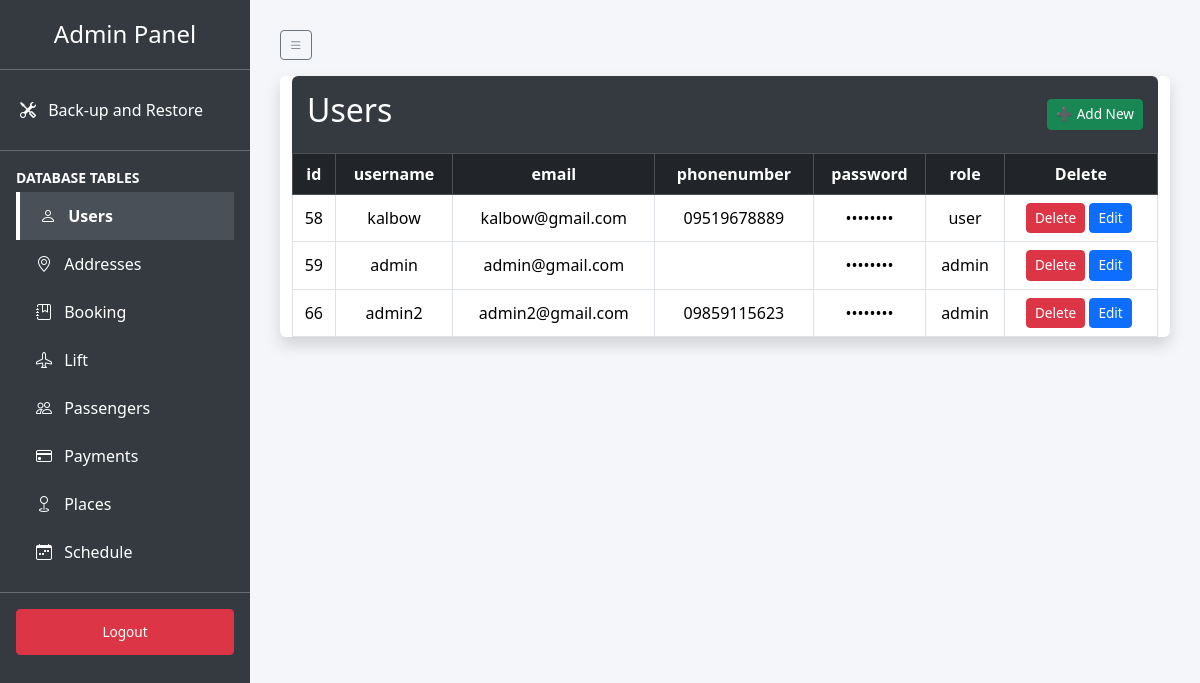
The app's page /admin_dashboard.php (signed in), older data.
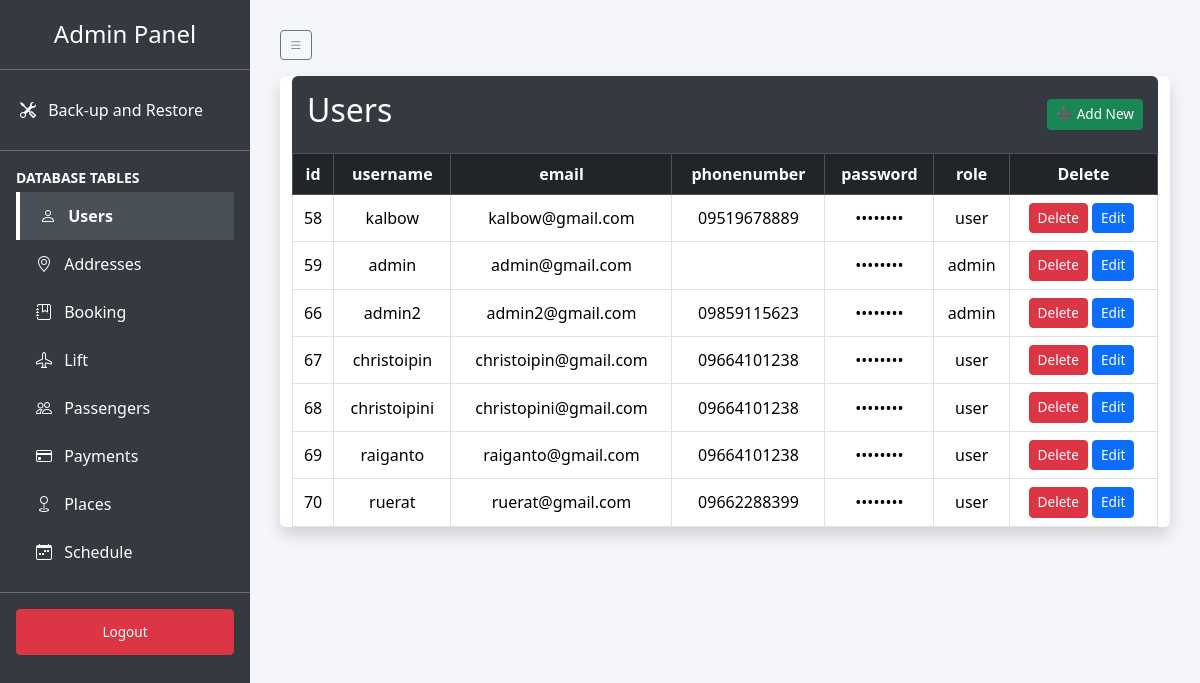
The same page, newer data.
### tables this page shows
CREATE TABLE `users` (
  `id` int(11) NOT NULL AUTO_INCREMENT,
  `username` varchar(50) NOT NULL,
  `email` varchar(50) NOT NULL,
  `phonenumber` varchar(11) NOT NULL,
  `password` varchar(255) NOT NULL,
  `role` varchar(20) NOT NULL DEFAULT 'user',
  PRIMARY KEY (`id`),
  UNIQUE KEY `username` (`username`,`email`)
);

### admin_dashboard.php (the view, shortened to what this page needs)
<?php
require_once("config.php");
$tables = ['users', 'addresses', 'booking', 'lift', 'passengers', 'payments', 'places', 'schedule'];
$selected_table = isset($_GET['table']) ? $_GET['table'] : $tables[0];
?>
<!DOCTYPE html>
<html lang="en">
<head>
    <link href="https://cdn.jsdelivr.net/npm/bootstrap@5.3.3/dist/css/bootstrap.min.css" rel="stylesheet">
	<link href="https://cdn.jsdelivr.net/npm/bootstrap-icons@1.10.5/font/bootstrap-icons.css" rel="stylesheet">
</head>
<body>
<div class="sidebar">
    <h4>Admin Panel</h4>
    <hr class="text-white">
	<a href="#" class="sidebar-link" data-bs-toggle="modal" data-bs-target="#maintenanceModal">
		<i class="bi bi-tools me-2"></i>
		<span>Back-up and Restore</span>
	</a>
    <hr class="text-white my-3">
    <div class="px-3">
        <p class="text-white fw-bold small mb-1">DATABASE TABLES</p>
        <?php
        $icons = [
            'users' => 'bi-person',
            'addresses' => 'bi-geo-alt',
            'booking' => 'bi-journal-bookmark',
            'lift' => 'bi-airplane',
            'passengers' => 'bi-people',
            'payments' => 'bi-credit-card',
            'places' => 'bi-geo',
            'schedule' => 'bi-calendar-week'
        ];
        ?>
        <?php foreach ($tables as $table): ?>
            <a href="?table=<?php echo urlencode($table); ?>" class="sidebar-link <?php echo $selected_table === $table ? 'active' : ''; ?>">
                <i class="bi <?php echo $icons[$table]; ?> me-2"></i>
                <span><?php echo ucfirst($table); ?></span>
            </a>
        <?php endforeach; ?>
    </div>
    <hr class="text-white my-3">
    <div class="px-3">
        <a href="?logout=true" class="btn btn-danger btn-sm w-100">Logout</a>
    </div>
</div>
<div class="main-content">
	<button id="toggleSidebar" class="btn btn-outline-secondary btn-sm mb-3">
		<i class="bi bi-list"></i>
	</button>
    <div class="table-container">
        <div class="container bg-white shadow rounded">
            <div class="header">
                <h2><?php echo ucfirst($selected_table); ?></h2>
				<a href="add_record.php?table=<?php echo urlencode($selected_table); ?>" class="btn btn-success btn-sm">➕ Add New</a>
            </div>
            <?php
            try {
                $stmt = $db->query("SHOW COLUMNS FROM `$selected_table`");
                $columns = $stmt->fetchAll(PDO::FETCH_ASSOC);
            } catch (PDOException $e) {
                echo "<div class='alert alert-danger'>Error fetching columns: " . $e->getMessage() . "</div>";
                $columns = [];
            }
            ?>
            <table class="table table-bordered mb-0">
                <thead class="table-dark">
                    <tr>
                        <?php foreach ($columns as $column): ?>
                            <th><?php echo htmlspecialchars($column['Field']); ?></th>
                        <?php endforeach; ?>
                        <th>Delete</th>
                    </tr>
                </thead>
                <tbody>
                    <?php
                    try {
                        $stmt = $db->query("SELECT * FROM `$selected_table`");
                        while ($row = $stmt->fetch(PDO::FETCH_ASSOC)) {
                            echo "<tr>";
                            foreach ($row as $key => $value) {
                                if ($selected_table === 'users' && $key === 'password') {
                                    echo "<td>••••••••</td>";
                                } else {
                                    echo "<td>" . htmlspecialchars($value ?? 'NULL') . "</td>";
                                }
                            }
                            $primary_key = $columns[0]['Field'];
                            $delete_url = "delete_record.php?table=" . urlencode($selected_table) . "&id=" . urlencode($row[$primary_key]) . "&pk=" . urlencode($primary_key);
							$edit_url = "edit_record.php?table=" . urlencode($selected_table) . "&id=" . urlencode($row[$primary_key]) . "&pk=" . urlencode($primary_key);
                            echo "<td>
                                <a href='$delete_url' class='btn btn-danger btn-sm' onclick=\"return confirm('Are you sure you want to delete this record from $selected_table?');\">Delete</a>
								<a href='$edit_url' class='btn btn-primary btn-sm me-1'>Edit</a>
                            </td>";
                            echo "</tr>";
                        }
                    } catch (PDOException $e) {
                        echo "<tr><td colspan='" . (count($columns) + 1) . "'>Error fetching data: " . $e->getMessage() . "</td></tr>";
                    }
                    ?>
                </tbody>
            </table>
        </div>
    </div>
</div>
</body>
</html>

Row changes from the older to the newer data that the page shows:
added users: id "67", username "christoipin", email "christoipin@gmail.com", phonenumber "09664101238", role "user"
added users: id "68", username "christoipini", email "christopini@gmail.com", phonenumber "09664101238", role "user"
added users: id "69", username "raiganto", email "raiganto@gmail.com", phonenumber "09664101238", role "user"
added users: id "70", username "ruerat", email "ruerat@gmail.com", phonenumber "09662288399", role "user"
